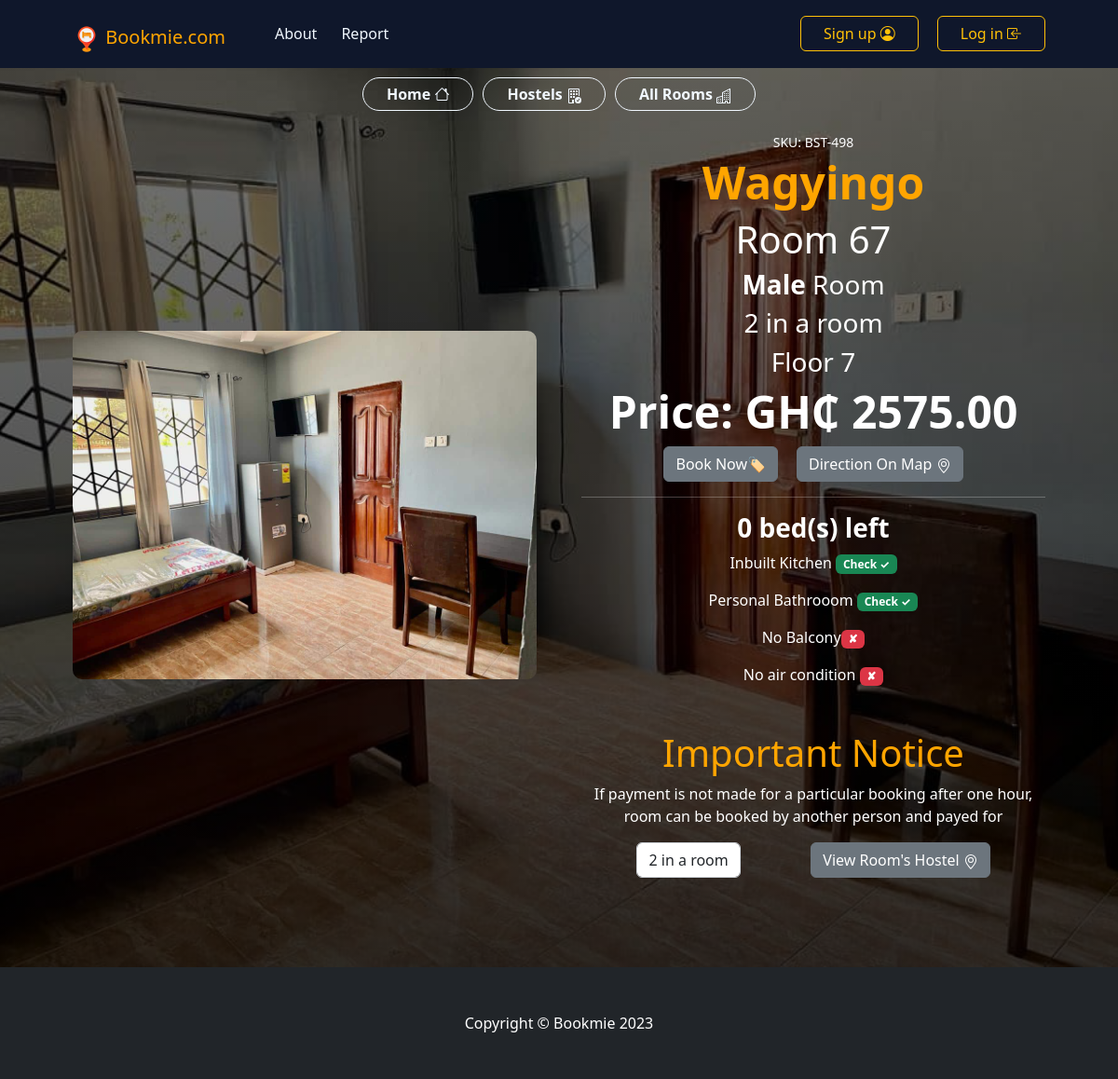
The page /rooms/room-profile/b285ef3e-5075-499a-bcfc-641d320dbe7e/ on the database as committed earlier.
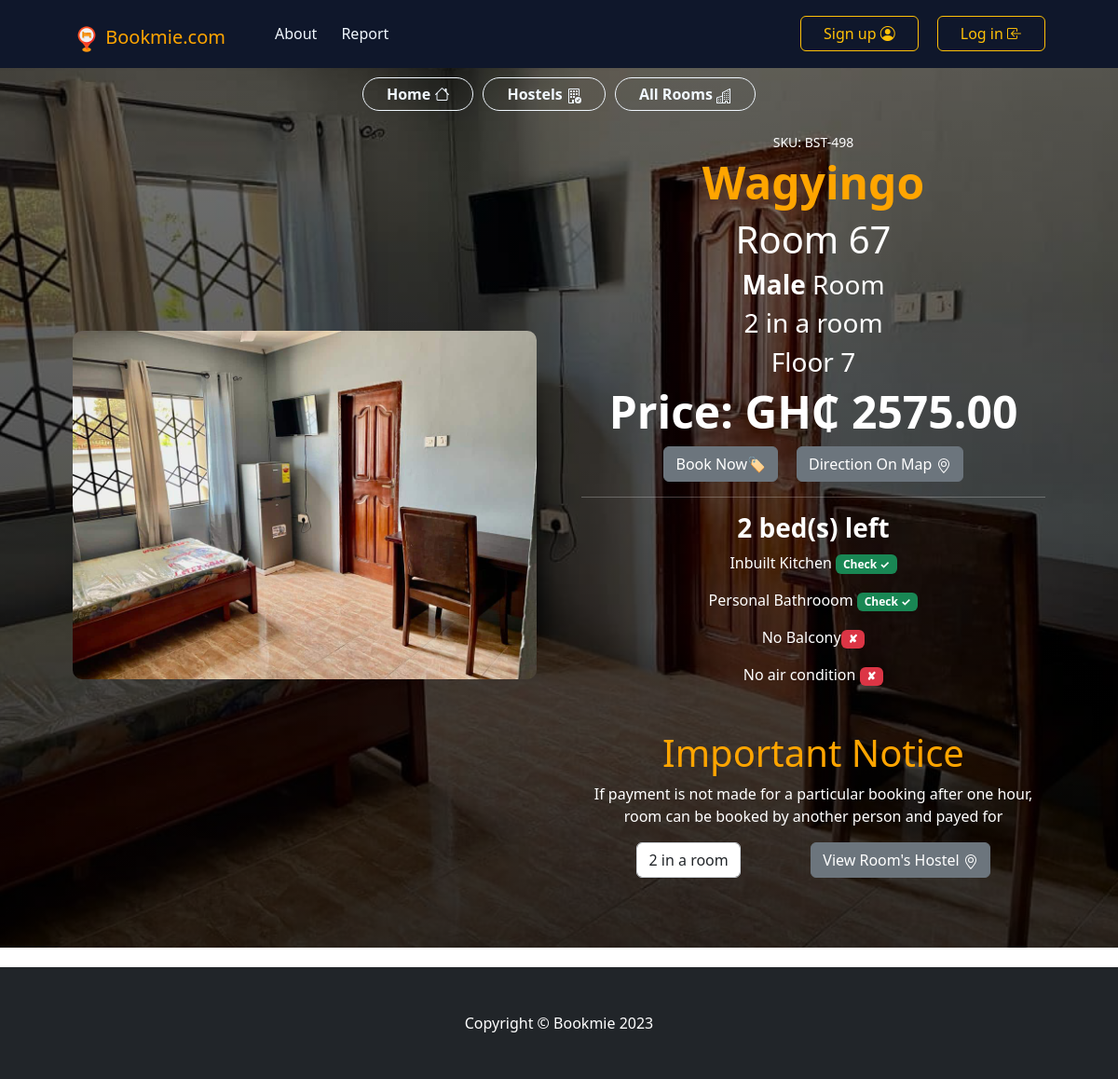
The same page on the database as committed later.
### rooms_app/models.py (models this page shows, shortened)
class RoomProfile(models.Model):
    room_no = models.CharField(max_length=20,default=000,
                               verbose_name='Room number')
    floor_no = models.IntegerField(default=0,
                                verbose_name='Floor number')
    room_id = models.UUIDField(primary_key=True, default=uuid.uuid4, editable=False, unique=True)
    hostel = models.ForeignKey(HostelProfile, on_delete=models.CASCADE,
                               related_name='rooms')
    campus = models.ForeignKey(CampusProfile, on_delete=models.SET_NULL,
                                verbose_name="Campus where Room is located",
                                null=True)
    room_capacity = models.PositiveIntegerField(default=4)
    bed_space_left = models.PositiveIntegerField(default=0)
    gender = models.CharField(max_length=20,
                            choices=[('female','female'),('male','male')],
                            verbose_name="Gender of room",
                            default="male")
    room_price = models.DecimalField(blank=False, decimal_places=2, max_digits=8)
    ptf_room_price = models.DecimalField(default=0.0, editable=False, decimal_places=2, max_digits=8)
    previous_price_check = models.DecimalField(blank=True, editable=False,
                                      null=True, decimal_places=2, max_digits=7)
    rating = models.IntegerField(choices=rating ,blank=False,
                                 default='⭐', )
    booking_count = models.PositiveIntegerField(default=0)
    booking_occupied = models.BooleanField(default=False)
    platform_occupied = models.BooleanField(default=False)
    occupied = models.BooleanField(default=False)
    inbuilt_kitchen = models.BooleanField(default=False)
    """ if room does not contain bathroom then it is shared """
    inbuilt_bathroom = models.BooleanField(default=False)
    inbuilt_balcony = models.BooleanField(default=False)
    air_condition = models.BooleanField(default=False)
    class Meta:
        db_table = "room_profiles"

### hostel_app/models.py (models this page shows, shortened)
class HostelProfile(models.Model):
    hostel_name = models.CharField(max_length=50)
    hostel_id = models.UUIDField(default=uuid.uuid4,
                                 editable=False, unique=True)
    hostel_code = models.CharField(max_length=100,
                                   null=True, blank=True,
                                   unique=True)
    hostel_image = models.ImageField(upload_to='HostelProfiles',
                                      default='unavailable.jpg')
    hostel_manager_profile_picture = models.ImageField(default="unknown_profile.jpg", upload_to="ManagersProfilePics")
    room_image =  models.ImageField(upload_to='RoomImages',verbose_name="Image of one room",
                                      default='unavailable.jpg')
    category = models.CharField(max_length=15,
                                    verbose_name='type',default='Hostel',
                                    blank=False, choices=category)
    rating = models.IntegerField(choices=rating, verbose_name='Stars',
                                       default=1)
    price_range = models.CharField(max_length=50,
                                   default='unavailable',
                                   blank=True)
    number_of_rooms = models.IntegerField(default=5)
    campus = models.ForeignKey(CampusProfile, on_delete=models.SET_NULL, null=True)
    hostel_manager = models.OneToOneField(CustomUser, on_delete=models.SET_NULL,
                                          related_name='hostels', null=True,)
    hostel_email = models.EmailField(blank=True)
    account_number = models.CharField(max_length=70,
                                      default='unavailable',)
    bank_code = models.CharField(max_length=50, choices=Banks ,default='unavailable')
    mobile_money = models.CharField(max_length=14,
                                    default='unavailable',)
    manager_contact = models.CharField(max_length=10, blank=True,
                                       verbose_name="Manager's Contact")
    hostel_contact = models.CharField(max_length=10, verbose_name="Hostel's Contact")
    other_contact = models.CharField(max_length=10, blank=True)
    location = models.CharField(max_length=500, default="location unavailable")
    main_website = models.URLField(null=True, blank=True,
                                verbose_name='Hostel Website')
    verified = models.BooleanField(default=False)
    occupied = models.BooleanField(default=False)
    address = map_fields.AddressField(max_length=200, blank=True, null=True)
    geolocation = map_fields.GeoLocationField(max_length=500, blank=True, null=True)
    facilities = models.TextField(default="unavailable")
    class Meta:
        db_table = 'hostel_profiles'
        ordering = ('-hostel_name',)

### rooms_app/views.py (the view)
# urls.py: path('room-profile/<str:room_id>/', views.room_profile, name='profile' ),
def room_profile(request, room_id):
    room = RoomProfile.objects.get(room_id=room_id)
    room_bookers = Booking.objects.filter(room=room).all()
    return render(request, 'room_profile.html', {'room':room, 'room_bookers':room_bookers})

### templates/room_profile.html (shortened to what this page needs)
{% load static %}
<!DOCTYPE html>
<html lang="en">
    <head>
        <link href="https://cdn.jsdelivr.net/npm/bootstrap-icons@1.5.0/font/bootstrap-icons.css" rel="stylesheet" />
        <link href="{% static 'profileStaticfiles/css/styles.css' %}" rel="stylesheet" />
    </head>
    <body>
        <nav class="nav navbar navbar-expand-lg navbar-light">
            <div class="container px-4 px-lg-5">
                <h1><a class="navbar-brand" href="{% url 'core:index' %}" style="color: orange;"><img src="{% static 'home/images/favicon.ico' %}" alt="" style="height: 30px; width: 30px;"> Bookmie.com</a></h1>
                <div class="collapse navbar-collapse" id="navbarSupportedContent">
                    <ul class="navbar-nav me-auto mb-2 mb-lg-0 ms-lg-4 text-center">
                        <li class="nav-item"><a class="nav-link active" aria-current="page" href="{% url 'core:about' %}">About</a></li>
                        <li class="nav-item">
                            <a
                              class="nav-link active"
                              aria-current="page"
                              href="{% url 'core:contact' %}"
                              >Report</a>
                          </li>
                    </ul>
                    <nav class="d-flex justify-content-center">
                    <div class="bttn">
                        {% if user.is_anonymous %}
                        <a href="{% url 'accounts:signup' %}">
                        <button class="btn btn-outline-warning px-4" type="submit">
                            Sign up
                            <i class="bi bi-person-circle"></i>
                        </button>
                        </a>
                        <a href="{% url 'accounts:login' %}">
                            <button class="btn btn-outline-warning px-4" type="submit">
                                Log in
                                <i class="bi bi-box-arrow-in-left"></i>
                            </button>
                        </a>
                        {% endif %}
                    </div>
                    </nav>
                </div>
            </div>
        </nav>
        <section class="py-5 section" style="color: white;">
            <div class="box bg-outline-dark">
      <div class="btn-box">
        <a href="{% url 'core:index' %}" class="fw-bold">Home
          <i class="bi bi-house"></i></a>
      </div>
      <div class="btn-box">
        <a href="{% url 'core:hostels' room.campus.campus_code %}" class="fw-bold"> Hostels </a>
      </div>
      <div class="btn-box">
        <a href="{% url 'rooms:campus-rooms' room.campus.campus_code %}" class="fw-bold"> All Rooms </a>
      </div>
    </div>
            <div class="container px-4 px-lg-5 my-5">
                <div class="row gx-4 gx-lg-5 align-items-center">
                    <div class="col-md-6"><a href="{{ room.hostel.room_image.url }}"><img class="card-img-top mb-5 mb-md-0 img" src="{{ room.hostel.room_image.url}}" alt="..." /></a></div>
                    <div class="col-md-6 text-center">
                        <div class="small mb-1">SKU: BST-498</div>
                        <h3 class="display-5 fw-bolder" style="color: orange;">{{ room.hostel.hostel_name }}</h3>
                        <h1>Room {{ room.room_no }}</h1>
                        <h3><b>{{ room.gender.capitalize }}</b> Room</h3>
                        <h3>{{ room.room_capacity }} in a room</h3>
                        <h3>Floor {{ room.floor_no }}</h3>
                        <h1 class="display-5 fw-bolder"> Price: GH&#8373; {{ room.ptf_room_price }}</h1>
                        <div class="d-flex" style="width: fit-content; margin: auto; gap: 20px;">
                        <form action="{% url 'core:booking' %}" method="POST" style="margin: auto;">
                            <button class="btn btn-secondary" type="submit">
                                Book Now🏷️
                            </button>
                        </form>
                        <a href="{% url 'maps:hostel-direction' room.hostel.hostel_id %}">
                            <button class="btn btn-secondary flex-shrink-0" type="button">
                                Direction On Map
                            </button>
                        </a>
                        </div>
                        <hr>
                        <h3 class="fw-bolder">{{ room.bed_space_left}} bed(s) left</h3>
                        {% if room.inbuilt_kitchen %}
                            <p>Inbuilt Kitchen <span class="badge text-bg-success">Check &#x2713;</span></p>
                        {% else %}
                            <p>No Inside Kitchen/Shared Kitchen <span class="badge text-bg-danger">&#x2718;</span></p>
                        {% endif %}
                        {% if room.inbuilt_bathroom %}
                            <p>Personal Bathrooom <span class="badge text-bg-success">Check &#x2713;</span></p>
                        {% else %}
                            <p>Shared bathroom <span class="badge text-bg-warning">&#x2713;</span></p>
                        {% endif %}
                        {% if room.inbuilt_balcony %}
                            <p>Inbuilt Balcony<span class="badge text-bg-success">Check &#x2713;</span></p>
                        {% else %}
                        <p>No Balcony<span class="badge text-bg-danger"> &#x2718;</span></p>
                        {% endif %}
                        {% if room.air_condition %}
                            <p>Air condition <span class="badge text-bg-success">Check &#x2713;</span></p>
                        {% else %}
                            <p>No air condition <span class="badge text-bg-danger">&#x2718;</span></p>
                        {% endif %}
                        <p class="lead"><h1 style="color: orange;">Important Notice</h1>
                        If payment is not made for a particular booking after one hour, room can be booked by another person and payed for</p>
                        <div class="d-flex">
                            <input class="form-control text-center me-3" id="inputQuantity" value="{{ room.room_capacity }} in a room" style="max-width: 7rem; margin: auto" />
                        <a href="{% url 'hostels:profile' room.hostel.hostel_id %}" style="margin: auto;">
                            <button class="btn btn-secondary" type="submit">
                                View Room's Hostel
                            </button>
                        </a>
                        </div>
                    </div>
                </div>
            </div>
        </section>
        <footer class="py-5 bg-dark footer">
            <div class="container"><p class="m-0 text-center text-white">Copyright &copy; Bookmie 2023</p></div>
        </footer>
    </body>
</html>

Rows that differ between the two databases and show on the page:
changed RoomProfile "Male": bed_space_left "0" → "2"
